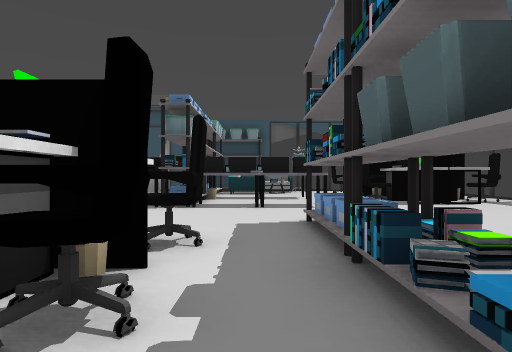
View 1 (above)

23 first-person views from a walk through a Unity game level. The camera is 1.5 m above the floor, looks level and sees 75° across. The floor is counted in squares, 2.05 m on a side. Each view is taken from the middle of a square. On the plan, view 1 faces up. The plan holds only what a view shows up to about 11 squares ahead; the rest is blank. The player character is not drawn. Some animated figures are left out. Door leaves are left out, so doorways stand open. Surface patterns are stand-ins for the level's own textures.

View 2
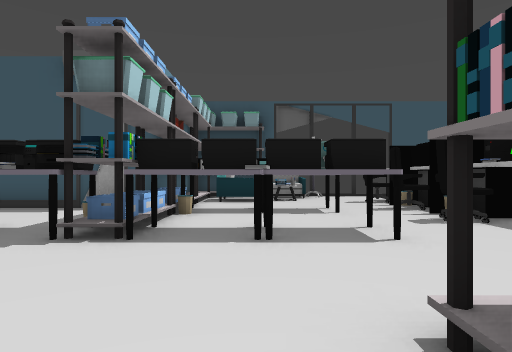

View 3
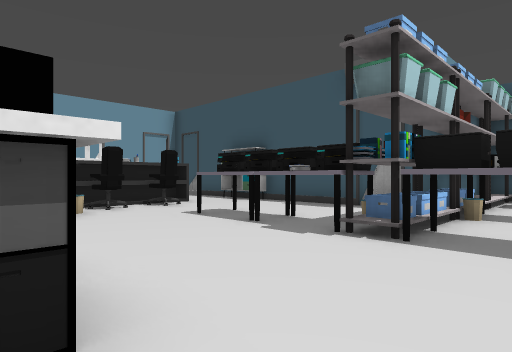

View 4
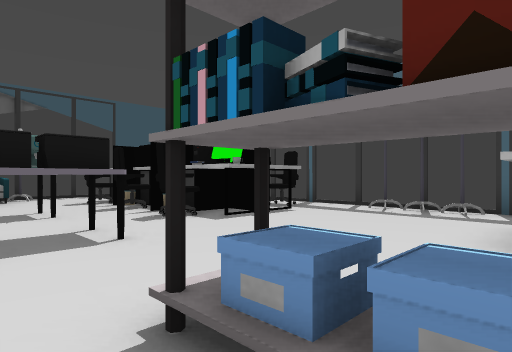

View 5
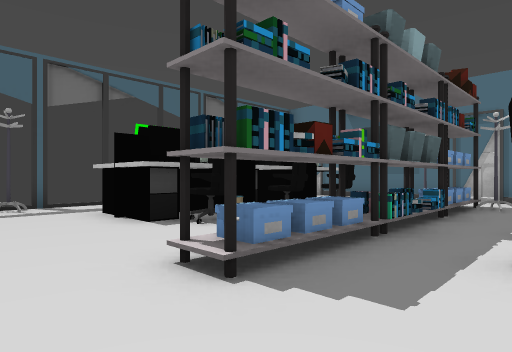

View 6
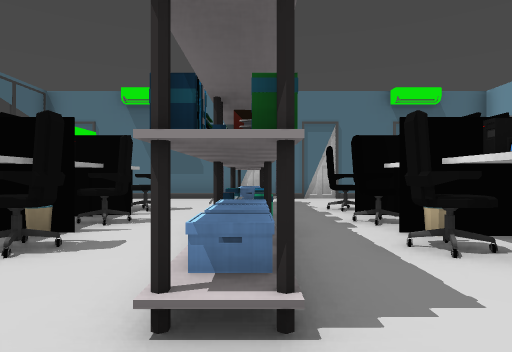

View 7
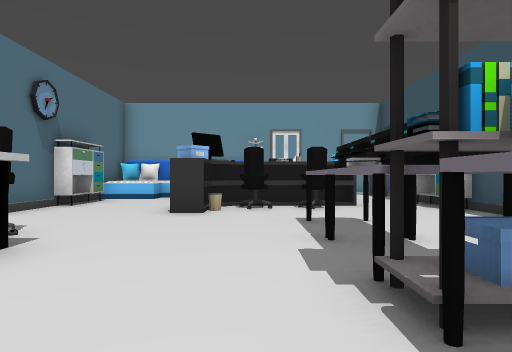

View 8
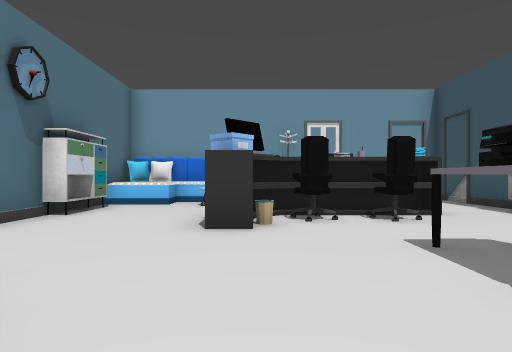

View 9
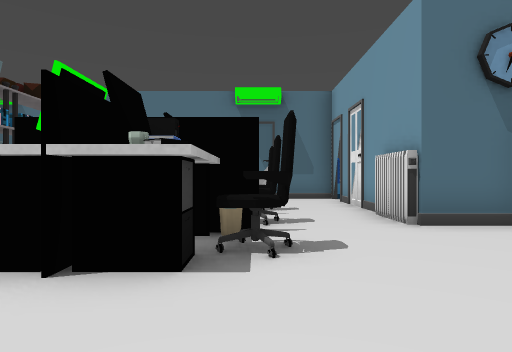

View 10
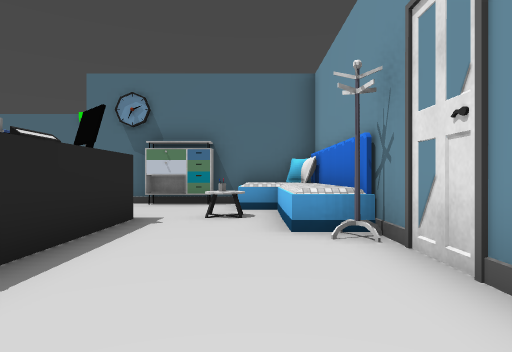

View 11
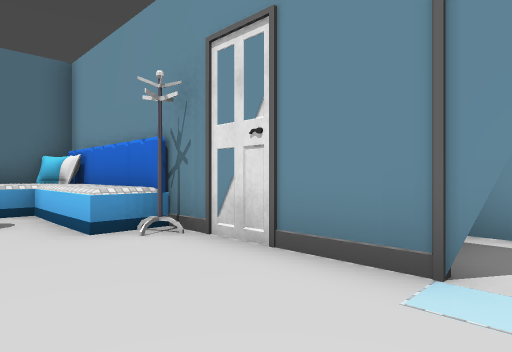

View 12
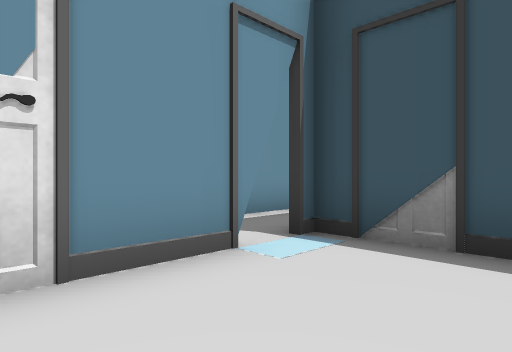

View 13
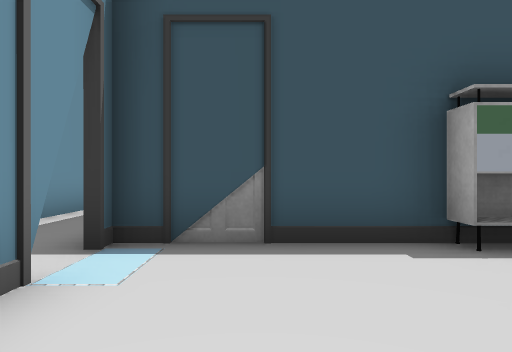

View 14
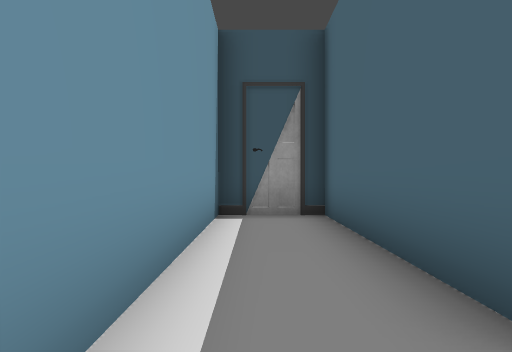

View 15
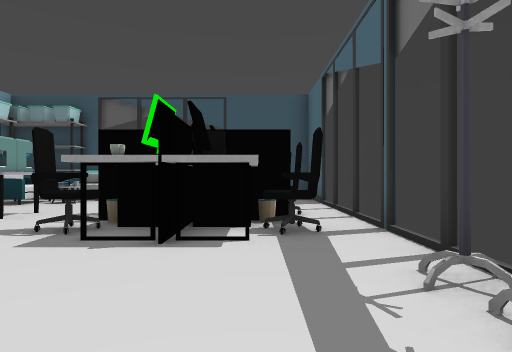

View 16
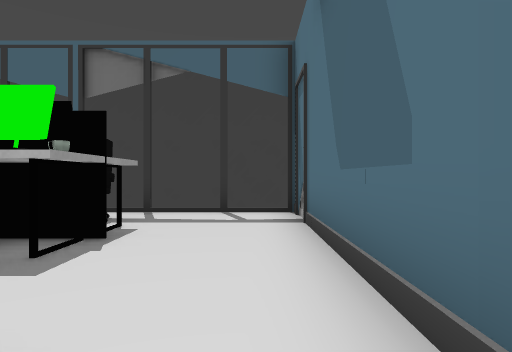

View 17
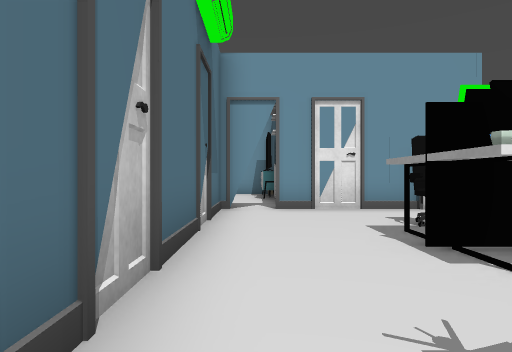

View 18
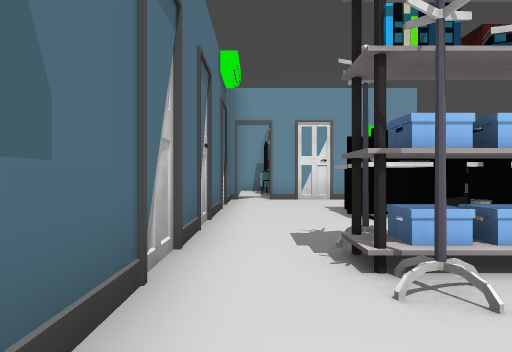

View 19
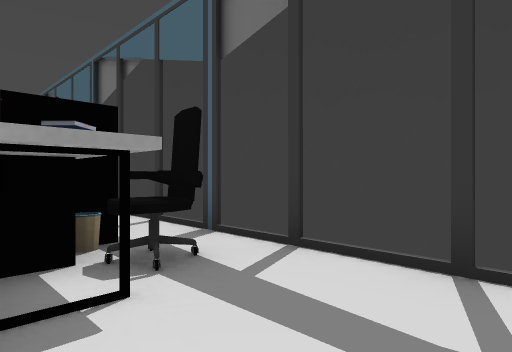

View 20
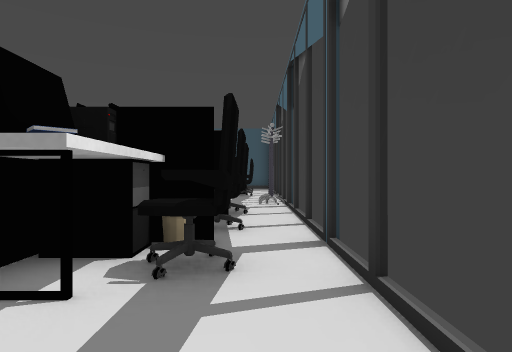

View 21
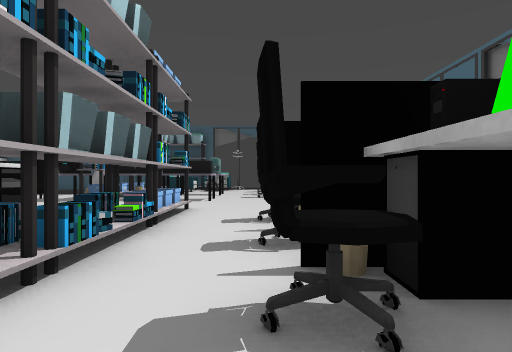

View 22
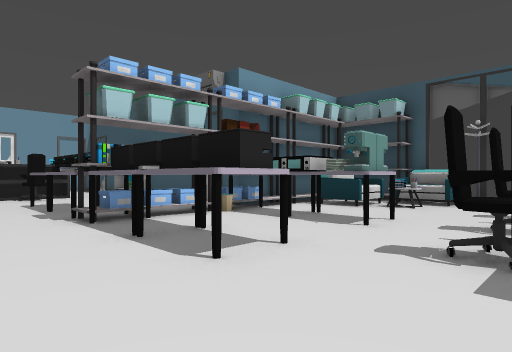

View 23
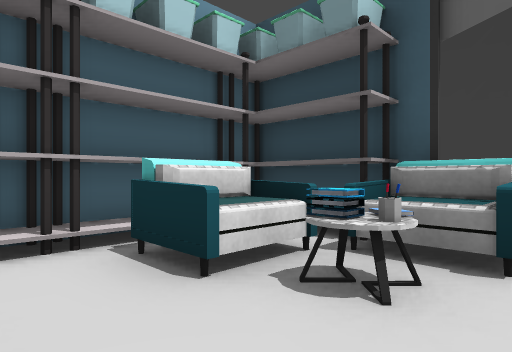

### Floor plan
Key: @ floor where view 1 was taken; # wall or solid block; x gap in a wall; . floor; D open door; = window, fence, low wall or low ledge; ^ raised ledge; T thing the floor can be seen under or through; O other object.
Columns run from 15 left of view 1 to 8 right of it. Each row starts with its distance up from view 1.
 17 ####
 16 #..#         ##O#=..
 15 #..          ##^^#..  .#
 14 #..#         ##^^.##  .#
 13 #..          O....##  .=
 12 #..#### ######....##  .=
 11 #.D..........#TTT.####.=
 10 #.#..........O.....###.=
  9   #...O#.....#.....###.=
  8   #...##..###OTTT......=
  7   ##..##..............#=
  6   #^..###.............#=
  5   #^.^..........O......=
  4   #^.......^##^.=..###.=
  3   #O^.......###.O..# #.=
  2    O ####..^ #^.=..###.=
  1          ..###..#..###.=
  0          ..^ #^@O..###x=
 -1          ..###..=..###.=
 -2       ###.......#......=
 -3       ..DD.............=
 -4       ..^###############

Where each view was taken, in squares from view 1:
view 1: 0 up, 0 right, facing up
view 2: 4 up, 0 right, facing up
view 3: 4 up, 0 right, facing up-left
view 4: 4 up, 0 right, facing up-right
view 5: 7 up, 1 left, facing down-right
view 6: 7 up, 1 right, facing down
view 7: 7 up, 0 right, facing left
view 8: 6 up, 2 left, facing left
view 9: 7 up, 4 left, facing down
view 10: 11 up, 11 left, facing down
view 11: 11 up, 10 left, facing down-left
view 12: 8 up, 10 left, facing up-left
view 13: 8 up, 11 left, facing up
view 14: 10 up, 14 left, facing up
view 15: 5 up, 6 right, facing up
view 16: 3 down, 1 right, facing right
view 17: 3 down, 1 right, facing left
view 18: 3 down, 4 right, facing left
view 19: 3 down, 5 right, facing up-right
view 20: 3 down, 7 right, facing up
view 21: 2 down, 3 right, facing up
view 22: 6 up, 4 right, facing up-left
view 23: 12 up, 2 right, facing up-left
